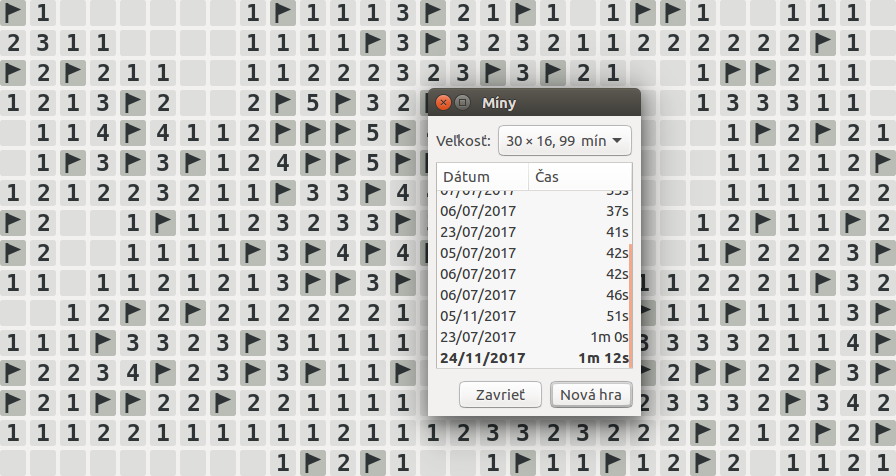
//> input picture mines/screen-crop.png, 896 x 476 px
$ ./opencvtest screen-crop.png   (built with g++ and OpenCV 4)
//> lines starting //> are read from the running program, lines starting //| are printed output that depends on the picture
#include <opencv2/core/core.hpp>
#include <opencv2/highgui/highgui.hpp>
#include <iostream>
#include <queue>
#include <vector>

using namespace cv;
using namespace std;


Vec3b empty(182,189,186);
Vec3b hover(198,206,202);
Vec3b full(220,222,222);
Vec3b black(0,0,0);


vector<int> search(Mat_<Vec3b> &img, int rows, int cols, int x, int y, Vec3b c) {
    int lmaxx = x;
    int lmaxy = y;
    int lminx = x;
    int lminy = y;
    img(x,y) = black;
    queue<pair<int,int>> q;
    q.push(make_pair(x,y));
    int count = 1;
    while(!q.empty()) {
        x=q.front().first; y=q.front().second; q.pop();
        if(x>lmaxx) lmaxx=x;
        if(x<lminx) lminx=x;
        if(y>lmaxy) lmaxy=y;
        if(y<lminy) lminy=y;
        if(x>0 && img(x-1,y) == c) {
            q.push(make_pair(x-1,y));
            count++;
            img(x-1,y) = black;
        }
        if(y>0 && img(x,y-1) == c) {
            q.push(make_pair(x,y-1));
            count++;
            img(x,y-1) = black;
        }
        if(x<rows-1 && img(x+1,y) == c) {
            q.push(make_pair(x+1,y));
            count++;
            img(x+1,y) = black;
        }
        if(y<cols-1 && img(x,y+1) == c) {
            q.push(make_pair(x,y+1));
            count++;
            img(x,y+1) = black;
        }
    }
    return {count, lmaxx, lminx, lmaxy, lminy};
}

int main( int argc, char** argv )
{
    if( argc != 2)
    {
     cerr <<" Usage: display_image ImageToLoadAndDisplay" << endl;
     return -1;
    }

    Mat image;
    image = imread(argv[1], CV_LOAD_IMAGE_COLOR);   // Read the file
//> image is the input picture: 476 rows x 896 cols, CV_8UC3; mean B, G, R 203.5, 205.3, 204.9

    if(! image.data )                              // Check for invalid input
    {
        cerr <<  "Could not open or find the image" << std::endl ;
        return -1;

    }

    int maxx=0;
    int maxy=0;
    int minx=image.rows;
//> minx = 476
    int miny=image.cols;
//> miny = 896
    Mat_<Vec3b> _I = image;
    Vec3b v(7,10,254);
   // v[0] = 182; v[1]= 189; v[2]=186;
    for( int i = 0; i < image.rows; ++i)
        for( int j = 0; j < image.cols; ++j ) {
            Vec3b act = _I(i,j);
            if (act == empty || act==hover || act == full) {
                vector<int> v = search(_I, image.rows, image.cols, i, j, act);
                if(v[0]>100) {
                    maxx = max(maxx, v[1]);
                    minx = min(minx, v[2]);
                    maxy = max(maxy, v[3]);
                    miny = min(miny, v[4]);
                }
            }
        }
//> this loop made 476 passes
//> maxx on passes 1 to 3: 25, 25, 25
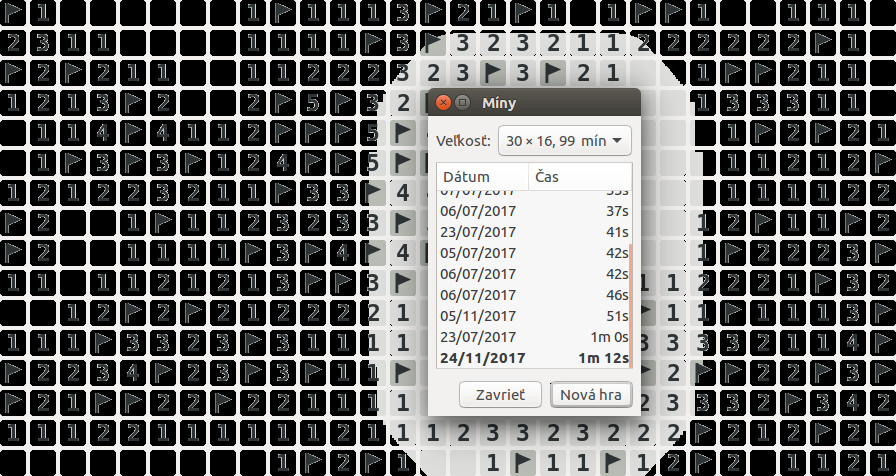
//> _I: 476 rows x 896 cols, CV_8UC3; mean B, G, R 113.6, 114.2, 114
//> after the loop, maxx = 475; minx = 0; maxy = 895; miny = 0
    if(maxx - minx < 30 || maxy - miny < 30) {
        return -1;
    }

   // cout << maxx-minx + 1 << "x" << maxy - miny + 1 << "+" << minx  << "+" << miny << endl;
    cout << maxy-miny + 1 << "x" << maxx - minx + 1 << "+" << miny  << "+" << minx << endl;
//| 896x476+0+0

// [6 lines of commented-out code are left out]
    return 0;
}
